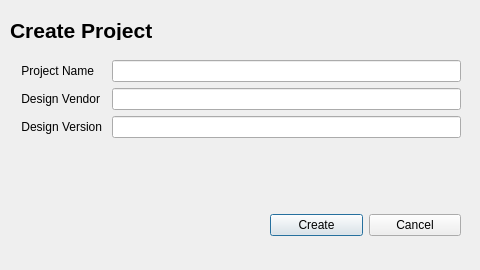
<?xml version="1.0" encoding="UTF-8"?>
<ui version="4.0">
 <class>NewProjectDialog</class>
 <widget class="QDialog" name="NewProjectDialog">
  <property name="geometry">
   <rect>
    <x>0</x>
    <y>0</y>
    <width>480</width>
    <height>270</height>
   </rect>
  </property>
  <property name="windowTitle">
   <string>AWorld Magic™</string>
  </property>
  <widget class="QLabel" name="titleLabel_">
   <property name="geometry">
    <rect>
     <x>10</x>
     <y>20</y>
     <width>151</width>
     <height>20</height>
    </rect>
   </property>
   <property name="font">
    <font>
     <pointsize>16</pointsize>
     <weight>75</weight>
     <bold>true</bold>
    </font>
   </property>
   <property name="text">
    <string>Create Project</string>
   </property>
  </widget>
  <widget class="QWidget" name="formLayoutWidget">
   <property name="geometry">
    <rect>
     <x>20</x>
     <y>60</y>
     <width>441</width>
     <height>141</height>
    </rect>
   </property>
   <layout class="QFormLayout" name="mainFormLayout_">
    <property name="horizontalSpacing">
     <number>10</number>
    </property>
    <property name="leftMargin">
     <number>1</number>
    </property>
    <property name="rightMargin">
     <number>0</number>
    </property>
    <item row="1" column="1">
     <widget class="QLineEdit" name="nameLineEdit_"/>
    </item>
    <item row="1" column="0">
     <widget class="QLabel" name="nameLabel_">
      <property name="font">
       <font>
        <weight>50</weight>
        <bold>false</bold>
       </font>
      </property>
      <property name="layoutDirection">
       <enum>Qt::LeftToRight</enum>
      </property>
      <property name="text">
       <string>Project Name</string>
      </property>
      <property name="alignment">
       <set>Qt::AlignRight|Qt::AlignTrailing|Qt::AlignVCenter</set>
      </property>
     </widget>
    </item>
    <item row="2" column="0">
     <widget class="QLabel" name="vendorLabel_">
      <property name="font">
       <font>
        <weight>50</weight>
        <bold>false</bold>
       </font>
      </property>
      <property name="text">
       <string>Design Vendor</string>
      </property>
      <property name="alignment">
       <set>Qt::AlignRight|Qt::AlignTrailing|Qt::AlignVCenter</set>
      </property>
     </widget>
    </item>
    <item row="2" column="1">
     <widget class="QLineEdit" name="vendorLineEdit_"/>
    </item>
    <item row="3" column="0">
     <widget class="QLabel" name="versionLabel_">
      <property name="font">
       <font>
        <weight>50</weight>
        <bold>false</bold>
       </font>
      </property>
      <property name="text">
       <string>Design Version</string>
      </property>
      <property name="alignment">
       <set>Qt::AlignRight|Qt::AlignTrailing|Qt::AlignVCenter</set>
      </property>
     </widget>
    </item>
    <item row="3" column="1">
     <widget class="QLineEdit" name="versionLineEdit_"/>
    </item>
   </layout>
  </widget>
  <widget class="QWidget" name="horizontalLayoutWidget">
   <property name="geometry">
    <rect>
     <x>270</x>
     <y>200</y>
     <width>191</width>
     <height>51</height>
    </rect>
   </property>
   <layout class="QHBoxLayout" name="horizontalLayout">
    <item>
     <widget class="QPushButton" name="okButton_">
      <property name="text">
       <string>Create</string>
      </property>
      <property name="autoRepeatInterval">
       <number>100</number>
      </property>
     </widget>
    </item>
    <item>
     <widget class="QPushButton" name="cancelButton_">
      <property name="text">
       <string>Cancel</string>
      </property>
     </widget>
    </item>
   </layout>
  </widget>
 </widget>
 <tabstops>
  <tabstop>nameLineEdit_</tabstop>
  <tabstop>vendorLineEdit_</tabstop>
  <tabstop>versionLineEdit_</tabstop>
  <tabstop>okButton_</tabstop>
  <tabstop>cancelButton_</tabstop>
 </tabstops>
 <resources/>
 <connections/>
</ui>
